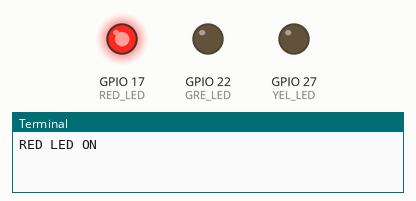
Bench run of a program on a simulated Raspberry Pi (BCM pin numbers). On the bench: output pins drawn as LEDs (lit = HIGH), the last lines printed to the terminal. At 6.0 s the program stops and its outputs stay as they are.

Above: at 0.1 s.
At 2.1 s:
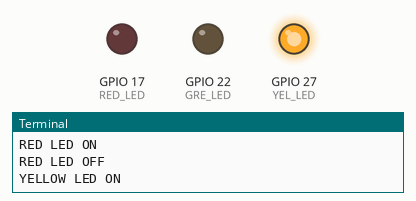
At 4.1 s:
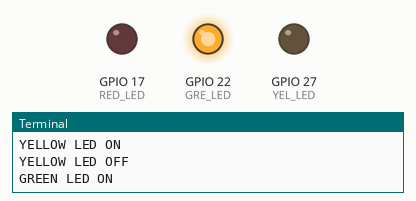
At 6.1 s:
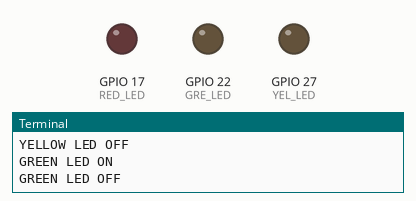
Timing chart, 0 to 7.5 s (numbered marks = the images above):
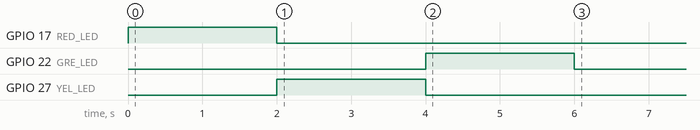

Measured:
- by itself, GPIO 17 (RED_LED): LOW → HIGH at 0.00 s, → LOW 2.0 s later
- by itself, GPIO 22 (GRE_LED): LOW → HIGH at 4.0 s, → LOW 2.0 s later
- by itself, GPIO 27 (YEL_LED): LOW → HIGH at 2.0 s, → LOW 2.0 s later

The program:

led_blink_task.py
```python
import RPi.GPIO as GPIO
import time

RED_LED = 17
YEL_LED = 27
GRE_LED = 22

GPIO.setmode(GPIO.BCM)  # GPIO.BCM or GPIO.BOARD
GPIO.setup(RED_LED, GPIO.OUT)  # GPIO.OUT or GPIO.IN
GPIO.setup(YEL_LED, GPIO.OUT)  # GPIO.OUT or GPIO.IN
GPIO.setup(GRE_LED, GPIO.OUT)  # GPIO.OUT or GPIO.IN

# def blink(red, yellow, green):


GPIO.output(RED_LED, GPIO.HIGH) # LED_RED 1
print("RED LED ON")
time.sleep(2)
GPIO.output(RED_LED, GPIO.LOW) # LED_RED 0
print("RED LED OFF")
GPIO.output(YEL_LED, GPIO.HIGH) # LED_YELLOW 1
print("YELLOW LED ON")
time.sleep(2)
GPIO.output(YEL_LED, GPIO.LOW) # LED_YELLOW 0
print("YELLOW LED OFF")
GPIO.output(GRE_LED, GPIO.HIGH) # LED_GREEN 1
print("GREEN LED ON")
time.sleep(2)
GPIO.output(GRE_LED, GPIO.LOW) # LED_GREEN 0
print("GREEN LED OFF")

GPIO.cleanup()  # GPIO 핀 상태 초기화
```
